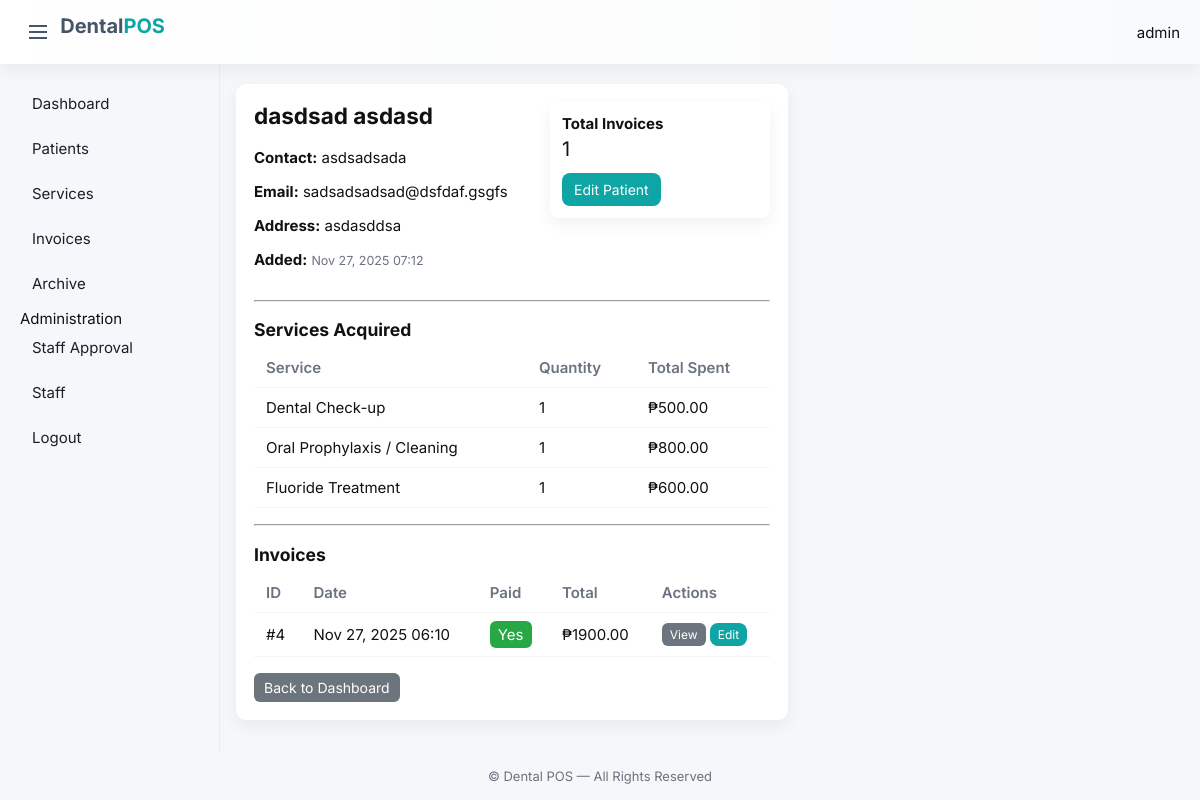
The page /clinic/patients/3/ (signed in) on the database its author committed.
### clinic/models.py (models this page shows, shortened)
class Patient(models.Model):
    first_name = models.CharField(max_length=100, blank=True, null=True)
    last_name = models.CharField(max_length=100, blank=True, null=True)
    contact_number = models.CharField(max_length=15, blank=True, null=True)
    email = models.EmailField(blank=True, null=True)
    address = models.TextField(blank=True, null=True)
    created_by = models.ForeignKey(User, null=True, blank=True, on_delete=models.SET_NULL, related_name='created_patients')
    created_at = models.DateTimeField(default=timezone.now)
    is_archived = models.BooleanField(default=False)

class InvoiceItem(models.Model):
    invoice = models.ForeignKey(Invoice, on_delete=models.CASCADE, related_name="items")
    service = models.ForeignKey(Service, on_delete=models.SET_NULL, null=True, blank=True)
    service_name_at_time = models.CharField(max_length=150, blank=True, null=True)
    price_at_time = models.DecimalField(max_digits=10, decimal_places=2, blank=True, null=True)
    quantity = models.PositiveIntegerField(default=1, blank=True, null=True)
    def total_price(self):
        price = self.price_at_time or Decimal('0')
        qty = self.quantity or 0
        try:
            return price * qty
        except Exception:
            return Decimal('0')

class Invoice(models.Model):
    patient = models.ForeignKey(Patient, on_delete=models.SET_NULL, null=True, blank=True, related_name="invoices")
    date_created = models.DateTimeField(auto_now_add=True)
    is_paid = models.BooleanField(default=False)
    created_by = models.ForeignKey(User, null=True, blank=True, on_delete=models.SET_NULL, related_name='created_invoices')
    is_archived = models.BooleanField(default=False)
    def total_amount(self):
        return sum(item.total_price() for item in self.items.all())

### clinic/views.py (the view)
# urls.py: path('patients/<int:pk>/', views.patient_detail, name='patient_detail'),
@superuser_required
def patient_detail(request, pk):
    patient = get_object_or_404(Patient, pk=pk)
    invoices = Invoice.objects.filter(patient=patient).order_by('-date_created')
    service_items = InvoiceItem.objects.filter(invoice__patient=patient)
    services_summary = {}
    for si in service_items:
        name = si.service_name_at_time
        qty = si.quantity or 0
        total = si.total_price() or 0
        if name in services_summary:
            services_summary[name]['quantity'] += qty
            services_summary[name]['total'] += float(total)
        else:
            services_summary[name] = {'name': name, 'quantity': qty, 'total': float(total)}
    services_summary_list = list(services_summary.values())
    return render(request, 'clinic/patient_detail.html', {
        'patient': patient,
        'invoices': invoices,
        'services_summary': services_summary_list,
        'back_url': reverse('clinic:dashboard')
    })

### clinic/views.py (called while the page is built)
def superuser_required(view_func):
    return user_passes_test(lambda u: u.is_authenticated and u.is_superuser, login_url='login')(view_func)

### clinic/templates/clinic/patient_detail.html (shortened to what this page needs)
{% extends 'clinic/base.html' %}
{% block content %}
<div class="card" style="max-width:1100px;margin:20px auto;padding:18px;">
    <div style="display:flex;justify-content:space-between;align-items:start;gap:16px;flex-wrap:wrap">
        <div style="flex:1;min-width:280px">
            <h2 style="margin-top:0">{{ patient.first_name }} {{ patient.last_name }}</h2>
            <p><strong>Contact:</strong> {{ patient.contact_number|default:'—' }}</p>
            <p><strong>Email:</strong> {{ patient.email|default:'—' }}</p>
            <p><strong>Address:</strong> {{ patient.address|linebreaksbr|default:'—' }}</p>
            <p><strong>Added:</strong> <small class="text-muted">{{ patient.created_at|date:"M d, Y H:i" }}</small></p>
        </div>
        <div style="min-width:220px">
            <div style="background:var(--surface);padding:12px;border-radius:8px;box-shadow:var(--shadow)">
                <p style="margin:0"><strong>Total Invoices</strong></p>
                <p style="font-size:20px;margin:4px 0">{{ invoices.count }}</p>
                <a href="{% url 'clinic:patient_update' patient.pk %}" class="btn" style="display:inline-block;margin-top:8px">Edit Patient</a>
            </div>
        </div>
    </div>
    <hr style="margin:16px 0">
    <h3 style="margin-bottom:8px">Services Acquired</h3>
    {% if services_summary %}
        <table class="table">
            <thead>
                <tr><th>Service</th><th>Quantity</th><th>Total Spent</th></tr>
            </thead>
            <tbody>
                {% for s in services_summary %}
                    <tr>
                        <td>{{ s.name }}</td>
                        <td>{{ s.quantity }}</td>
                        <td>₱{{ s.total|floatformat:2 }}</td>
                    </tr>
                {% endfor %}
            </tbody>
        </table>
    {% else %}
        <p class="text-muted">No services recorded for this patient.</p>
    {% endif %}
    <hr style="margin:16px 0">
    <h3 style="margin-bottom:8px">Invoices</h3>
    {% if invoices %}
        <table class="table">
            <thead>
                <tr><th>ID</th><th>Date</th><th>Paid</th><th>Total</th><th>Actions</th></tr>
            </thead>
            <tbody>
                {% for invoice in invoices %}
                    <tr>
                        <td>#{{ invoice.pk }}</td>
                        <td>{{ invoice.date_created|date:"M d, Y H:i" }}</td>
                        <td>{% if invoice.is_paid %}<span class="badge success-badge">Yes</span>{% else %}<span class="badge danger-badge">No</span>{% endif %}</td>
                        <td>₱{{ invoice.total_amount|floatformat:2 }}</td>
                        <td>
                            <a class="btn secondary-btn btn-sm" href="{% url 'clinic:invoice_detail' invoice.pk %}">View</a>
                            <a class="btn btn-sm" href="{% url 'clinic:invoice_update' invoice.pk %}">Edit</a>
                        </td>
                    </tr>
                {% endfor %}
            </tbody>
        </table>
    {% else %}
        <p class="text-muted">No invoices for this patient.</p>
    {% endif %}
    <div style="margin-top:16px">
        <a href="{{ back_url }}" class="btn secondary-btn">Back to Dashboard</a>
    </div>
</div>
{% endblock %}

### clinic/templates/clinic/base.html (shortened to what this page needs)
<!DOCTYPE html>
<html lang="en">
<head>
    {% load static %}
    <link rel="stylesheet" href="{% static 'clinic/css/app.css' %}">
</head>
<body class="bg-light">
<div class="app-root">
    <header class="topbar shadow-sm">
        <div class="topbar-left d-flex align-items-center">
            <button id="nav-toggle" class="nav-toggle" aria-label="Toggle menu">
                <span class="hamburger"></span>
            </button>
            <a class="brand ms-2" href="{% url 'clinic:dashboard' %}">
                Dental<span>POS</span>
            </a>
        </div>
        <div class="topbar-right">
            {% if request.user.is_authenticated %}
                <div class="user-badge">
                    <span class="user-name">{{ request.user.get_full_name|default:request.user.username }}</span>
                </div>
            {% endif %}
        </div>
    </header>
    <div class="layout">
        <aside class="sidebar shadow-sm">
            <nav class="sidebar-nav">
                <a href="{% url 'clinic:dashboard' %}" class="nav-item">Dashboard</a>
                <a href="{% url 'clinic:patients_list' %}" class="nav-item">Patients</a>
                <a href="{% url 'clinic:services_list' %}" class="nav-item">Services</a>
                <a href="{% url 'clinic:invoices_list' %}" class="nav-item">Invoices</a>
                <a href="{% url 'clinic:archive' %}" class="nav-item">Archive</a>
                {% if request.user.is_superuser %}
                    <div class="sidebar-section-label">Administration</div>
                    <a href="{% url 'clinic:staff_approval' %}" class="nav-item">Staff Approval</a>
                    <a href="{% url 'clinic:staff_list' %}" class="nav-item">Staff</a>
                {% endif %}
                <a href="{% url 'logout' %}" class="nav-item logout">Logout</a>
            </nav>
        </aside>
        <main class="main-content">
            <div class="content-container">
                {% block content %}{% endblock %}
            </div>
        </main>
    </div>
    <footer class="footer text-center">
        &copy; {{ now.year }} Dental POS — All Rights Reserved
    </footer>
</div>
</body>
</html>

### clinic/static/clinic/css/app.css (style rules this page uses)
:root { --bg:#f6f7fb; --surface:#ffffff; --muted:#6b7280; --accent:#0ea5a4; --accent-2:#475569; --radius:10px; --shadow: 0 6px 18px rgba(13,20,25,0.06); --glass: rgba(255,255,255,0.6); font-family: 'Inter', system-ui, -apple-system, 'Segoe UI', Roboto, 'Helvetica Neue', Arial; }
* { box-sizing:border-box }
html,body,#app { height:100% }
body { margin:0;background:var(--bg);color:#111;font-family:Inter,system-ui,Arial }
.app-root { display:flex;flex-direction:column;min-height:100vh }
.topbar { height:64px;background:linear-gradient(90deg,var(--surface),#f9fafb);display:flex;align-items:center;justify-content:space-between;padding:0 20px;box-shadow:var(--shadow); }
.brand { font-weight:700;color:var(--accent-2);text-decoration:none;font-size:20px }
.brand span { color:var(--accent) }
.layout { display:flex;flex:1 }
.sidebar { width:220px;background:transparent;padding:20px;border-right:1px solid rgba(15,23,42,0.04) }
.sidebar nav a { display:block;padding:10px 12px;border-radius:8px;color:#182026;text-decoration:none;margin-bottom:6px }
.footer { height:48px;display:flex;align-items:center;justify-content:center;color:var(--muted);font-size:13px }
.card { background:var(--surface);border-radius:var(--radius);padding:16px;box-shadow:var(--shadow); }
.table { width:100%;border-collapse:collapse;background:transparent }
.table th,.table td { padding:10px 12px;border-bottom:1px solid rgba(15,23,42,0.04);text-align:left }
.table thead th { background:transparent;color:var(--muted);font-weight:600 }
.btn { display:inline-block;background:var(--accent);color:#fff;padding:8px 12px;border-radius:8px;text-decoration:none;border:none;cursor:pointer;font-size:14px }
a.btn, button.btn { display:inline-flex; align-items:center; gap:8px }
html { font-size: 16px; }
@media (max-width: 1200px) { html { font-size: 15px; } }
.content-container { max-width: 1100px; margin: 0 auto; padding: 0 16px; }
.sidebar { transition: transform 0.25s ease, opacity 0.25s ease; }
.nav-toggle { background: transparent; border: none; width:36px; height:36px; display:inline-flex; align-items:center; justify-content:center; cursor:pointer }
.hamburger { width:18px; height:2px; background:var(--accent-2); display:block; position:relative }
.hamburger::before, .hamburger::after { content:''; position:absolute; left:0; right:0; height:2px; background:var(--accent-2) }
.hamburger::before { top:-6px }
.hamburger::after { top:6px }

### clinic/templates/clinic/patient_detail.html (style rules this page uses)
.text-muted { color:var(--muted); }
.badge { padding:4px 8px;border-radius:6px;color:#fff }
.success-badge { background:#28a745 }
.secondary-btn { background:#6c757d;color:#fff;padding:6px 10px;border-radius:6px;text-decoration:none }
.btn-sm { font-size:12px;padding:4px 8px }

### rows shown on the page
Patient: first_name "dasdsad", last_name "asdasd", contact_number "asdsadsada", email "sadsadsadsad@dsfdaf.gsgfs", address "asdasddsa", created_at "Nov 27, 2025 07:12"
InvoiceItem: name "Dental Check-up"
InvoiceItem: name "Oral Prophylaxis / Cleaning"
InvoiceItem: name "Fluoride Treatment"
Invoice: pk "4", date_created "Nov 27, 2025 06:10", is_paid "Yes", total_amount "1900.00"

### other values the page prints
{{ request.user.get_full_name|default:request.user.username }} "admin"
{{ invoices.count }} "1"
{{ s.quantity }} "1" "1" "1"
{{ s.total|floatformat:2 }} "500.00" "800.00" "600.00"
